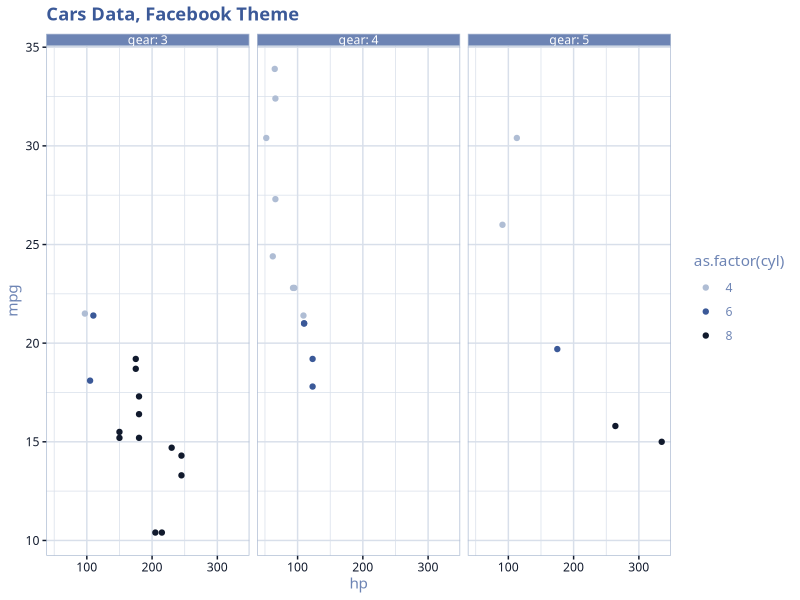

This figure's R source:
## ---- chunk 1
knitr::opts_chunk$set(echo = TRUE)
## ---- chunk 2
library(ggplot2)

# facebook colors
# from https://designpieces.com/2012/12/facebook-colour-palette/
# and darkblue from http://www.color-hex.com/color/3b5998
fb_colors <- c(blue = "#3b5998", medblue = "#6d84b4", 
               lightblue = "#afbdd4", lightestblue = "#d8dfea", 
               white = "#ffffff", darkblue = "#111a2d")

# facebook color palette (see ggthemes)
fb_pal <- function () {
  function(n) {
    colors <- fb_colors[rev(c("darkblue", "blue", "lightblue"))]
    unname(colors[seq_len(n)])
  }
} 

# discrete scale colors for facebook
scale_colour_fb <- function (...) {
    discrete_scale("colour", "fb", fb_pal(), 
                   ...)
  }  
scale_color_fb <- scale_colour_fb


theme_fb <- function(base_size = 11, base_family = "Lucida Grande", 
                     fbcolors = fb_colors){
  half_line <- base_size/2
  theme_bw() %+replace% 
    theme(text = element_text(family = base_family, face = "plain", 
                              color = fbcolors["medblue"], size = base_size,
                              hjust = .5, vjust = .5, angle = 0, lineheight = 1.1, 
                              margin = margin(), debug = FALSE ),
          panel.grid.major = element_line(colour = fb_colors["lightestblue"]),
          panel.grid.minor = element_line(colour = fb_colors["lightestblue"],
                                          size = .25), 
          plot.title = element_text(size = rel(1.2), hjust = 0, 
                                   vjust = 1, 
                                   margin = margin(b = half_line * 1.2), 
                                   face = "bold", color = fb_colors["blue"]),
          panel.border = element_rect(fill = NA, 
                                      colour = fb_colors["lightblue"]),
          strip.background = element_rect(fill = fb_colors["medblue"], 
                                          colour = fb_colors["lightblue"]),
          strip.text = element_text(colour = fb_colors["white"], 
                                    size = rel(0.8)),
          axis.text = element_text(size = rel(0.8), 
                                   colour = fb_colors["darkblue"]),
          axis.ticks = element_line(colour = fb_colors["darkblue"])
  )
}
## ---- chunk 3
data("mtcars")

ggplot(data = mtcars, aes(x = hp, y = mpg)) + 
  geom_point(aes(color = as.factor(cyl))) + 
  facet_wrap(~gear, labeller = label_both) + 
  labs(title = "Cars Data, Facebook Theme") + 
  scale_color_fb() + 
  theme_fb()
